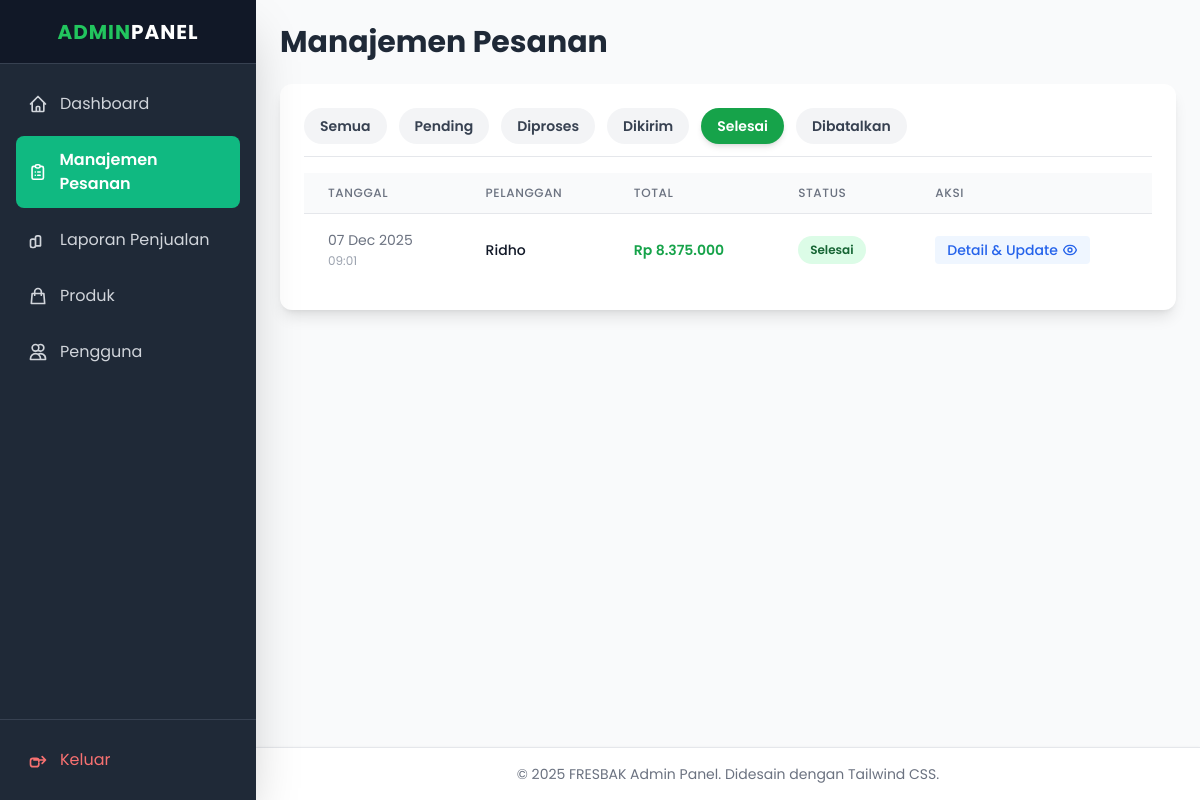
The page /admin/orders.php?status=selesai (signed in) on the database its author committed.
### tables this page shows
CREATE TABLE `orders` (
  `id` int NOT NULL,
  `user_id` int NOT NULL,
  `customer_name` varchar(100) NOT NULL,
  `customer_address` text NOT NULL,
  `customer_contact` varchar(20) NOT NULL,
  `total_price` decimal(10,2) NOT NULL,
  `payment_method` varchar(50) NOT NULL,
  `payment_proof` varchar(255) DEFAULT NULL,
  `status` enum('pending','diproses','dikirim','selesai','dibatalkan') NOT NULL DEFAULT 'pending',
  `order_date` timestamp NULL DEFAULT CURRENT_TIMESTAMP
);

CREATE TABLE `users` (
  `id` int NOT NULL,
  `name` varchar(100) NOT NULL,
  `email` varchar(100) NOT NULL,
  `password` varchar(255) NOT NULL,
  `role` enum('admin','customer') NOT NULL DEFAULT 'customer',
  `created_at` timestamp NULL DEFAULT CURRENT_TIMESTAMP
);

### admin/orders.php (the view, shortened to what this page needs)
<?php
include '../config.php';
$status_filter = $_GET['status'] ?? 'all';
$sql_params = [];
$sql_where = "1=1";
if ($status_filter !== 'all') {
    $sql_where = "o.status = ?";
    $sql_params[] = $status_filter;
}
$sql = "
    SELECT o.id, o.order_date, u.name AS customer_name, o.total_price, o.status,
           o.payment_method, o.customer_address, o.payment_proof
    FROM orders o
    JOIN users u ON o.user_id = u.id
    WHERE $sql_where
    ORDER BY o.order_date DESC
";
$stmt = $db->prepare($sql);
$stmt->execute($sql_params);
$orders = $stmt->fetchAll(PDO::FETCH_ASSOC);
function getStatusClass($status) {
    return [
        'pending' => 'bg-yellow-100 text-yellow-800',
        'diproses' => 'bg-blue-100 text-blue-800',
        'dikirim' => 'bg-indigo-100 text-indigo-800',
        'selesai' => 'bg-green-100 text-green-800',
        'dibatalkan' => 'bg-red-100 text-red-800',
    ][$status] ?? 'bg-gray-100 text-gray-800';
}
include 'header_admin.php';
?>
<h1 class="text-3xl font-bold text-gray-800 mb-6">Manajemen Pesanan</h1>
<div class="bg-white p-6 rounded-xl shadow-lg">
    <div class="mb-4 flex space-x-3 border-b pb-3 overflow-x-auto">
        <?php
        $statuses = ['all', 'pending', 'diproses', 'dikirim', 'selesai', 'dibatalkan'];
        foreach ($statuses as $status):
        ?>
            <a href="?status=<?= $status ?>" class="px-4 py-2 text-sm font-semibold rounded-full transition duration-150 whitespace-nowrap
                <?= $status_filter == $status ? 'bg-green-600 text-white shadow-md' : 'bg-gray-100 text-gray-700 hover:bg-gray-200' ?>">
                <?= $status == 'all' ? 'Semua' : ucfirst($status) ?>
            </a>
        <?php endforeach; ?>
    </div>
    <div class="overflow-x-auto">
        <table class="min-w-full divide-y divide-gray-200">
            <thead class="bg-gray-50">
                <tr>
                    <th class="px-6 py-3 text-left text-xs font-medium text-gray-500 uppercase tracking-wider">Tanggal</th>
                    <th class="px-6 py-3 text-left text-xs font-medium text-gray-500 uppercase tracking-wider">Pelanggan</th>
                    <th class="px-6 py-3 text-left text-xs font-medium text-gray-500 uppercase tracking-wider">Total</th>
                    <th class="px-6 py-3 text-left text-xs font-medium text-gray-500 uppercase tracking-wider">Status</th>
                    <th class="px-6 py-3 text-left text-xs font-medium text-gray-500 uppercase tracking-wider">Aksi</th>
                </tr>
            </thead>
            <tbody class="bg-white divide-y divide-gray-200">
                <?php if (empty($orders)): ?>
                    <tr>
                        <td colspan="5" class="px-6 py-10 text-center text-gray-500">
                            Tidak ada pesanan dengan status '<?= $status_filter == 'all' ? 'Apapun' : ucfirst($status_filter) ?>'.
                        </td>
                    </tr>
                <?php else: ?>
                    <?php foreach ($orders as $order): ?>
                        <tr>
                            <td class="px-6 py-4 whitespace-nowrap text-sm text-gray-500">
                                <?= date('d M Y', strtotime($order['order_date'])) ?>
                                <br><span class="text-xs text-gray-400"><?= date('H:i', strtotime($order['order_date'])) ?></span>
                            </td>
                            <td class="px-6 py-4 whitespace-nowrap text-sm font-medium text-gray-900"><?= htmlspecialchars($order['customer_name']) ?></td>
                            <td class="px-6 py-4 whitespace-nowrap text-sm font-semibold text-green-600">Rp <?= number_format($order['total_price'], 0, ',', '.') ?></td>
                            <td class="px-6 py-4 whitespace-nowrap">
                                <span class="px-3 py-1 inline-flex text-xs leading-5 font-semibold rounded-full <?= getStatusClass($order['status']) ?>">
                                    <?= ucfirst($order['status']) ?>
                                </span>
                            </td>
                            <td class="px-6 py-4 whitespace-nowrap text-sm font-medium">
                                <button onclick="openModal('modal-<?= $order['id'] ?>')" class="text-blue-600 hover:text-blue-900 font-medium flex items-center bg-blue-50 px-3 py-1 rounded hover:bg-blue-100 transition">
                                    Detail & Update
                                </button>
                                </td>
                        </tr>
                    <?php endforeach; ?>
                <?php endif; ?>
            </tbody>
        </table>
    </div>
</div>
<?php include 'footer_admin.php'; ?>

### admin/header_admin.php (style rules this page uses)
body { font-family: 'Poppins', sans-serif; background-color: #f4f7f9; }

### rows shown on the page
orders: order_date "07 Dec 2025", order_date "09:01", user.name "Ridho", total_price "8.375.000", status "Selesai"

### other values the page prints
$status "Pending"
$status "Diproses"
$status "Dikirim"
$status "Selesai"
$status "Dibatalkan"
